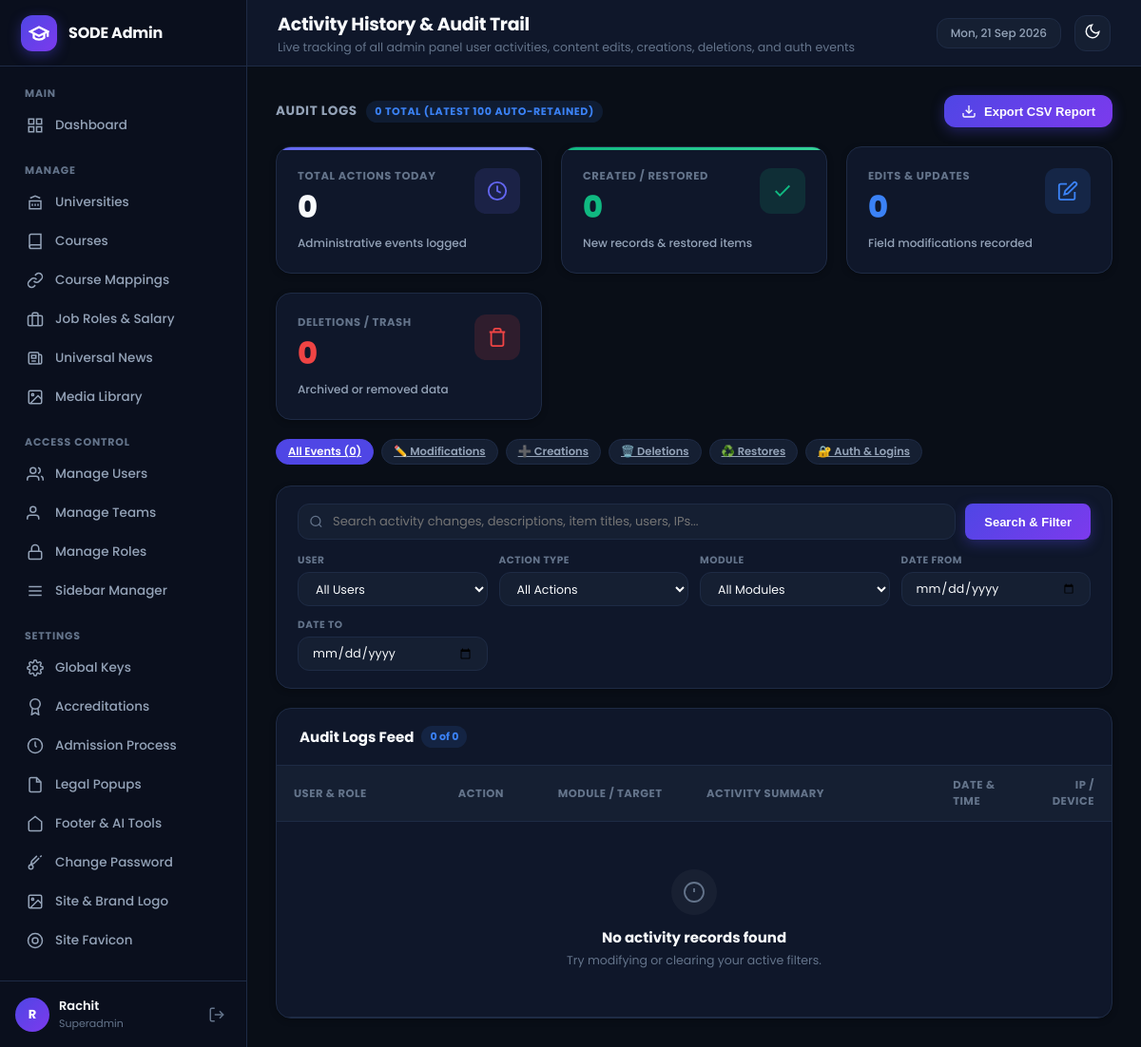
Screenshot of /admin/modules/activity_logs/index.php (signed in) with the database file from the repository.
### tables this page shows
CREATE TABLE IF NOT EXISTS `sidebar_items` (
  `id` INT UNSIGNED AUTO_INCREMENT PRIMARY KEY,
  `display_name` VARCHAR(100) NOT NULL,
  `page_route` VARCHAR(255) NOT NULL,
  `sort_order` INT DEFAULT 0,
  `active_page_key` VARCHAR(100) NOT NULL,
  `rbac_module_key` VARCHAR(100) NOT NULL,
  `menu_section` VARCHAR(100) DEFAULT 'Manage',
  `icon_svg` TEXT NULL,
  `is_superadmin_only` TINYINT(1) DEFAULT 0,
  `is_active` TINYINT(1) DEFAULT 1,
  `created_at` TIMESTAMP DEFAULT CURRENT_TIMESTAMP
);

CREATE TABLE IF NOT EXISTS `users` (
  `id` INT UNSIGNED AUTO_INCREMENT PRIMARY KEY,
  `name` VARCHAR(150) NOT NULL,
  `email` VARCHAR(191) NOT NULL UNIQUE,
  `username` VARCHAR(100) NULL UNIQUE,
  `country_code` VARCHAR(10) DEFAULT '+91',
  `phone` VARCHAR(25) NULL,
  `password_hash` VARCHAR(255) NOT NULL,
  `team_id` INT UNSIGNED NULL,
  `role_id` INT UNSIGNED NULL,
  `is_superadmin` TINYINT(1) DEFAULT 0,
  `is_active` TINYINT(1) DEFAULT 1,
  `created_at` TIMESTAMP DEFAULT CURRENT_TIMESTAMP,
  CONSTRAINT `fk_user_team` FOREIGN KEY (`team_id`) REFERENCES `teams` (`id`) ON DELETE SET NULL,
  CONSTRAINT `fk_user_role` FOREIGN KEY (`role_id`) REFERENCES `roles` (`id`) ON DELETE SET NULL
);

### admin/modules/activity_logs/index.php (the view, shortened to what the rows shown need)
<?php
$active_page_key = 'activity_logs';
$db = get_db_connection();
$all_users = $db->query("SELECT id, name, email, username FROM users ORDER BY name ASC")->fetchAll(PDO::FETCH_ASSOC);
require_once ADMIN_PATH . '/includes/header.php';
?>
<div class="admin-card card-overflow-hidden">
    <div class="table-responsive">
        <table class="admin-table">
            <thead>
                <tr>
                    <th style="width:20%;">User & Role</th>
                    <th style="width:12%;">Action</th>
                    <th style="width:18%;">Module / Target</th>
                    <th style="width:30%;">Activity Summary</th>
                    <th style="width:12%;">Date & Time</th>
                    <th style="width:8%; text-align:right;">IP / Device</th>
                </tr>
            </thead>
        </table>
    </div>
</div>
<?php
require_once ADMIN_PATH . '/includes/footer.php';
?>

### admin/includes/sidebar.php (shortened to what the rows shown need)
<?php
$current_user = get_logged_in_user();
$sidebar_items = get_user_sidebar_items();
$grouped_items = [];
foreach ($sidebar_items as $item) {
    $section = !empty($item['menu_section']) ? strtoupper($item['menu_section']) : 'MANAGE';
    $grouped_items[$section][] = $item;
}
$current_page_key = $active_page_key ?? 'dashboard';
?>
<aside class="app-sidebar" id="app-sidebar">
    <nav class="sidebar-nav">
        <?php foreach ($grouped_items as $section_title => $section_items): ?>
            <div class="nav-section">
                <div class="nav-section-title"><?php echo htmlspecialchars($section_title); ?></div>
                <ul class="nav-list">
                    <?php foreach ($section_items as $item):
                        $is_active = ($current_page_key === $item['active_page_key']);
                        $route = (strpos($item['page_route'], 'http') === 0) ? $item['page_route'] : BASE_URL . '/' . ltrim($item['page_route'], '/');
                    ?>
                        <li class="nav-item <?php echo $is_active ? 'active' : ''; ?>">
                            <a href="<?php echo htmlspecialchars($route); ?>">
                                <?php if (!empty($item['icon_svg'])): ?>
                                    <?php echo $item['icon_svg']; ?>
                                <?php else: ?>
                                    <svg width="18" height="18" viewBox="0 0 24 24" fill="none" stroke="currentColor" stroke-width="2"><circle cx="12" cy="12" r="4"></circle></svg>
                                <?php endif; ?>
                                <span><?php echo htmlspecialchars($item['display_name']); ?></span>
                            </a>
                        </li>
                    <?php endforeach; ?>
                </ul>
            </div>
        <?php endforeach; ?>
    </nav>
    <div class="sidebar-user-footer">
        <div class="user-info-wrap">
            <div class="user-avatar">
                <?php echo htmlspecialchars(get_user_initials($current_user['name'])); ?>
            </div>
            <div class="user-details">
                <span class="user-name"><?php echo htmlspecialchars($current_user['name']); ?></span>
                <span class="user-role-badge"><?php echo htmlspecialchars($current_user['role_name']); ?></span>
            </div>
        </div>
    </div>
</aside>

### rows the page displays
sidebar_items: display_name "Dashboard"
sidebar_items: display_name "Universities"
sidebar_items: display_name "Courses"
sidebar_items: display_name "Course Mappings"
sidebar_items: display_name "Job Roles & Salary"
sidebar_items: display_name "Universal News"
sidebar_items: display_name "Media Library"
sidebar_items: display_name "Manage Users"
sidebar_items: display_name "Manage Teams"
sidebar_items: display_name "Manage Roles"
sidebar_items: display_name "Sidebar Manager"
sidebar_items: display_name "Global Keys"
sidebar_items: display_name "Accreditations"
sidebar_items: display_name "Admission Process"
sidebar_items: display_name "Legal Popups"
sidebar_items: display_name "Footer & AI Tools"
sidebar_items: display_name "Change Password"
sidebar_items: display_name "Site & Brand Logo"
sidebar_items: display_name "Site Favicon"
users: name "R", name "Rachit"

### other values shown
APP_NAME "SODE Admin"
$section_title "MAIN"
$section_title "MANAGE"
$section_title "ACCESS CONTROL"
$section_title "SETTINGS"
$current_user['role_name'] "Superadmin"
$page_title "Activity History & Audit Trail"
$page_subtitle "Live tracking of all admin panel user activities, content edits, creations, deletions, and auth events"
$total_all_logs "0"
$today_logs "0"
$today_creates "0"
$today_updates "0"
$today_deletes "0"
min($total_records, count($logs)) "0"
$total_records "0"
